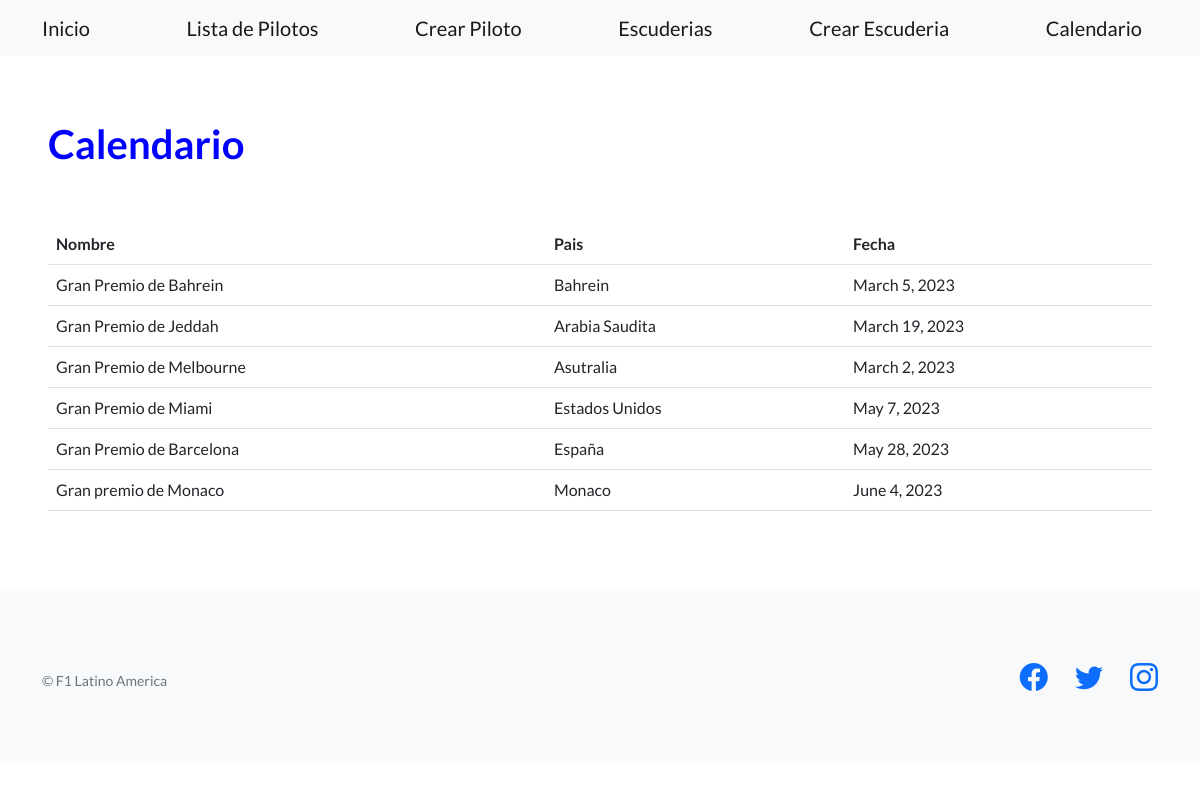
The page /calendario/ on the database as committed earlier.
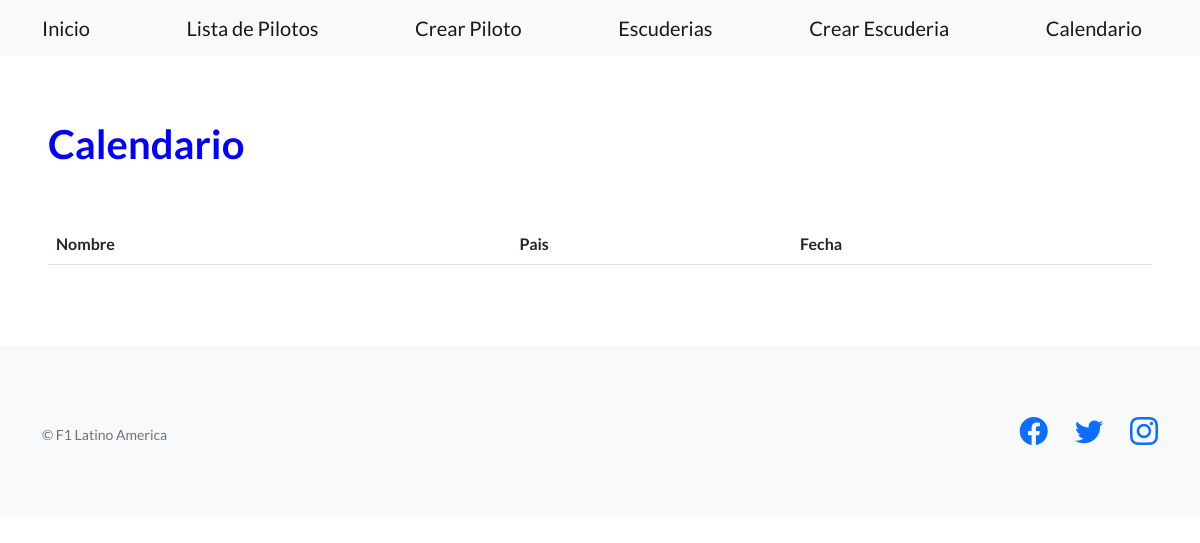
The same page on the database as committed later.
### Control_de_datos/models.py (models this page shows, shortened)
class Calendario(models.Model):
    nombre = models.CharField(max_length=256)
    pais = models.CharField(max_length=256)
    fecha = models.DateField(null=True)

### Control_de_datos/views.py (the view)
# urls.py: path("calendario/", views.lista_Calendario, name="calendario"),
def lista_Calendario(request):
    calendario = Calendario.objects.all()
    return render(request, 'lista_calendario.html', {'calendario': calendario})

### Control_de_datos/templates/lista_calendario.html (shortened to what this page needs)
{% extends "base.html" %}
{% block contenido %}
<h1 style="color:blue;">
  Calendario
</h1>
 <br><br>
  <table class="table">
    <tbody>
      <tr>
        <th>Nombre</th>
        <th>Pais</th>
        <th>Fecha</th>
      </tr>
      {% for calendario in calendario %}
      <tr>
        <td>{{ calendario.nombre }}</td>
        <td>{{ calendario.pais }}</td>
        <td>{{ calendario.fecha}}</td>
      </tr>
      {% endfor %}
    </tbody>
  </table>
  {% endblock contenido %}

Rows that differ between the two databases and show on the page:
removed Calendario: nombre "Gran Premio de Bahrein", pais "Bahrein", fecha "March 5, 2023"
removed Calendario: nombre "Gran Premio de Jeddah", pais "Arabia Saudita", fecha "March 19, 2023"
removed Calendario: nombre "Gran Premio de Melbourne", pais "Asutralia", fecha "March 2, 2023"
removed Calendario: nombre "Gran Premio de Miami", pais "Estados Unidos", fecha "May 7, 2023"
removed Calendario: nombre "Gran Premio de Barcelona", pais "España", fecha "May 28, 2023"
removed Calendario: nombre "Gran premio de Monaco", pais "Monaco", fecha "June 4, 2023"
